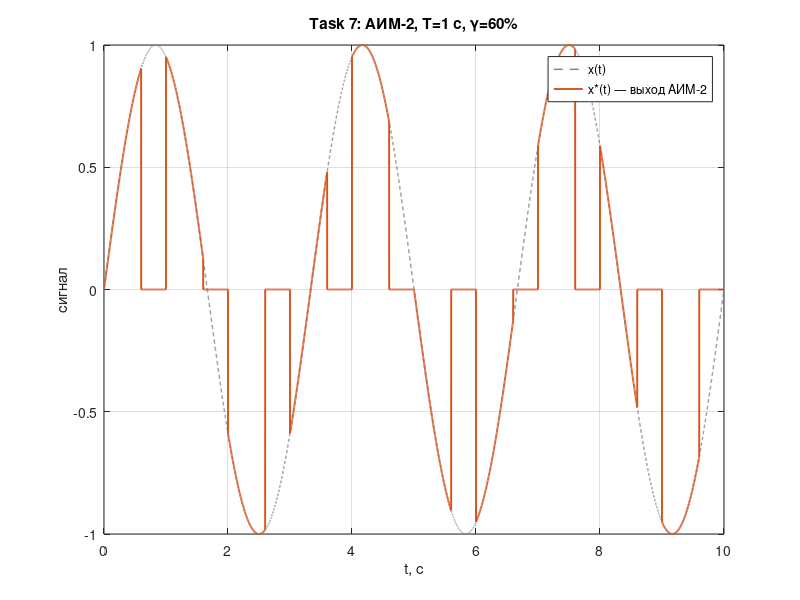

MATLAB code to generate this figure:
% Task 7: АИМ-2 (амплитудно-импульсный модулятор 2-рода)
% Реализация в Simulink через MATLAB Function блок.

clc; clear; close all;

% Содержимое блока MATLAB Function в Simulink:
%
% function y = aim2(u, t)
%     T = 1.0;        % период прерывания
%     gamma = 0.6;    % коэффициент скважности
%     phase = mod(t, T);
%     if phase < gamma*T
%         y = u;
%     else
%         y = 0;
%     end
% end
%
% Вход: u — мгновенное значение непрерывного сигнала, t — текущее время.
% Выход: y — выходной (квантованный) сигнал АИМ-2.

% Параллельная демонстрация на чистом MATLAB:
T = 1.0;
gamma = 0.6;
freq = 0.3;     % Hz

t = 0:0.001:10;
x = sin(2*pi*freq*t);

phase = mod(t, T);
y = x;
y(phase >= gamma*T) = 0;

figure('Position',[100 100 1100 450]);
plot(t, x, '--', 'Color',[.5 .5 .5], 'LineWidth',1); hold on;
plot(t, y, 'LineWidth', 1.4);
grid on; xlabel('t, с'); ylabel('сигнал');
legend('x(t)', 'x*(t) — выход АИМ-2', 'Location','northeast');
title(sprintf('Task 7: АИМ-2, T=%g с, γ=%.0f%%', T, gamma*100));
saveas(gcf, 'task7_aim2.png');

disp('MATLAB Function-блок для Simulink — см. файл task7_aim2_fcn.m');
